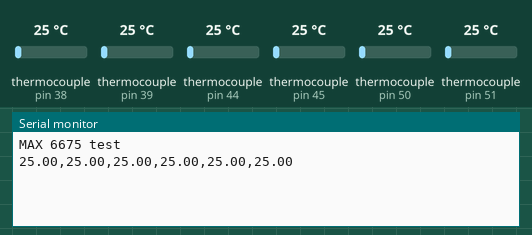
Recording of a sketch running on a simulated Arduino Uno, built with avr-gcc and run on an emulated ATmega328P. Parts: the last lines printed to the serial monitor. Inputs (shaded band) come from the test bench; at power-on: thermocouple (sensors on pin 38, pin 39, pin 44, pin 45, pin 50, pin 51) 25 °C.

Above: at 1.7 s.
1.8 s: thermocouple (sensor on pin 38) set to 6 °C
At 6.2 s:
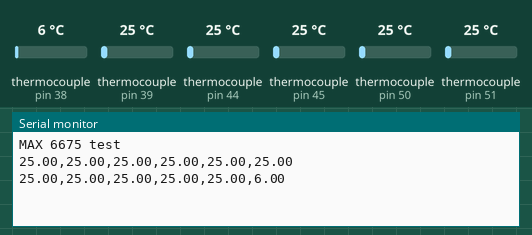
7.8 s: thermocouple (sensor on pin 39) set to 6 °C
At 11.4 s:
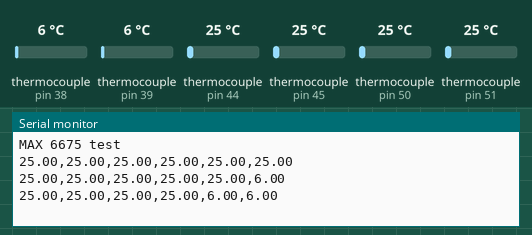
13.8 s: thermocouple (sensor on pin 44) set to 6 °C
At 16.6 s:
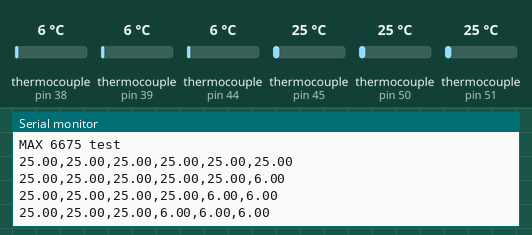
19.8 s: thermocouple (sensor on pin 45) set to 6 °C
At 21.8 s:
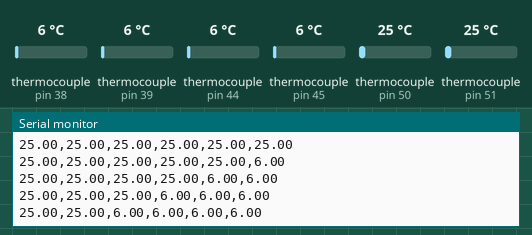
25.8 s: thermocouple (sensor on pin 50) set to 6 °C
At 31.1 s:
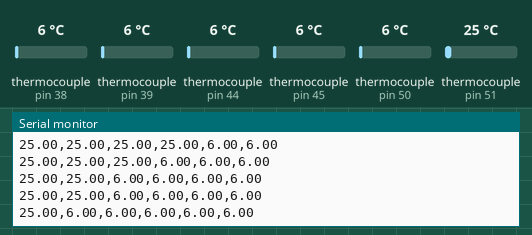
31.8 s: thermocouple (sensor on pin 51) set to 6 °C
At 36.3 s:
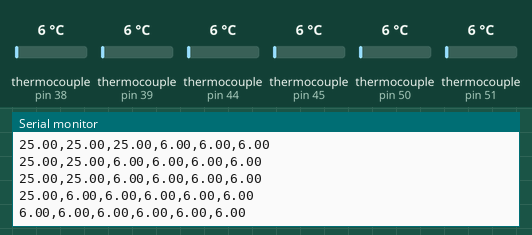

Measured:
- after the input at 1.8 s, the serial monitor: prints a new line after 3.7 s (image 1)
- after the input at 7.8 s, the serial monitor: prints a new line after 2.7 s (image 2)
- after the input at 13.8 s, the serial monitor: prints a new line after 1.7 s (image 3)
- after the input at 19.8 s, the serial monitor: prints a new line after 0.73 s (image 4)
- after the input at 25.8 s, the serial monitor: prints a new line after 4.7 s (image 5)
- after the input at 31.8 s, the serial monitor: prints a new line after 3.7 s (image 6)

The sketch:

multi_thermocouple_reader_x6.ino
```cpp
#include "max6675.h"

//Check pins align with corresponding ports on thermocouple and are powered correctly

int thermo1SO = 53;
int thermo1CS = 51;
int thermo1SCK = 49;

int thermo2SO = 52;
int thermo2CS = 50;
int thermo2SCK = 48;

int thermo3SO = 47;
int thermo3CS = 45;
int thermo3SCK = 43;

int thermo4SO = 46;
int thermo4CS = 44;
int thermo4SCK = 42;

int thermo5SO = 41;
int thermo5CS = 39;
int thermo5SCK = 37;

int thermo6SO = 40;
int thermo6CS = 38;
int thermo6SCK = 36;

MAX6675 thermocouple1(thermo1SCK, thermo1CS, thermo1SO);
MAX6675 thermocouple2(thermo2SCK, thermo2CS, thermo2SO);
MAX6675 thermocouple3(thermo3SCK, thermo3CS, thermo3SO);
MAX6675 thermocouple4(thermo4SCK, thermo4CS, thermo4SO);
MAX6675 thermocouple5(thermo5SCK, thermo5CS, thermo5SO);
MAX6675 thermocouple6(thermo6SCK, thermo6CS, thermo6SO);


void setup() {
  Serial.begin(9600);

  Serial.println("MAX 6675 test");
  // wait for MAX chip to stabilize
  delay(500);
}

void loop() {
  // basic readout test, just print the current temp


  Serial.print(thermocouple1.readCelsius());
  Serial.print(",");
  Serial.print(thermocouple2.readCelsius());
  Serial.print(",");
  Serial.print(thermocouple3.readCelsius());
  Serial.print(",");
  Serial.print(thermocouple4.readCelsius());
  Serial.print(",");
  Serial.print(thermocouple5.readCelsius());
  Serial.print(",");
  Serial.println(thermocouple6.readCelsius());

// For the MAX6675 to update, you must delay AT LEAST 250ms between reads!
  delay(5000);
}
```
